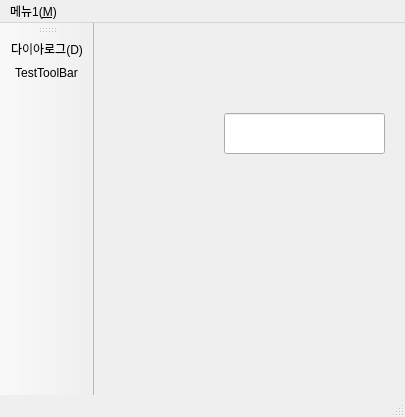
<?xml version="1.0" encoding="UTF-8"?>
<ui version="4.0">
 <class>MainWindow</class>
 <widget class="QMainWindow" name="MainWindow">
  <property name="geometry">
   <rect>
    <x>0</x>
    <y>0</y>
    <width>405</width>
    <height>417</height>
   </rect>
  </property>
  <property name="windowTitle">
   <string>MainWindow</string>
  </property>
  <widget class="QWidget" name="centralwidget">
   <widget class="QLineEdit" name="lineEditMain">
    <property name="geometry">
     <rect>
      <x>130</x>
      <y>90</y>
      <width>161</width>
      <height>41</height>
     </rect>
    </property>
   </widget>
  </widget>
  <widget class="QMenuBar" name="menubar">
   <property name="geometry">
    <rect>
     <x>0</x>
     <y>0</y>
     <width>405</width>
     <height>21</height>
    </rect>
   </property>
   <widget class="QMenu" name="menu_1">
    <property name="title">
     <string>메뉴1(&amp;M)</string>
    </property>
    <widget class="QMenu" name="menutest1">
     <property name="title">
      <string>test1</string>
     </property>
     <addaction name="actiontest11"/>
     <addaction name="actiontest22"/>
    </widget>
    <addaction name="actiondialog"/>
    <addaction name="menutest1"/>
    <addaction name="separator"/>
    <addaction name="actiontest2"/>
   </widget>
   <addaction name="menu_1"/>
  </widget>
  <widget class="QStatusBar" name="statusbar"/>
  <widget class="QToolBar" name="toolBar">
   <property name="windowTitle">
    <string>toolBar</string>
   </property>
   <attribute name="toolBarArea">
    <enum>LeftToolBarArea</enum>
   </attribute>
   <attribute name="toolBarBreak">
    <bool>false</bool>
   </attribute>
   <addaction name="actiondialog"/>
   <addaction name="actiontest2"/>
  </widget>
  <action name="actiondialog">
   <property name="icon">
    <iconset>
     <normaloff>../data/ico1.ico</normaloff>../data/ico1.ico</iconset>
   </property>
   <property name="text">
    <string>다이아로그...(&amp;D)</string>
   </property>
   <property name="shortcut">
    <string>Ctrl+Shift+D</string>
   </property>
  </action>
  <action name="actiontest11">
   <property name="text">
    <string>test11</string>
   </property>
  </action>
  <action name="actiontest22">
   <property name="text">
    <string>test22</string>
   </property>
  </action>
  <action name="actiontest2">
   <property name="icon">
    <iconset>
     <normaloff>../data/ico2.ico</normaloff>../data/ico2.ico</iconset>
   </property>
   <property name="text">
    <string>TestToolBar</string>
   </property>
  </action>
 </widget>
 <resources/>
 <connections/>
</ui>
